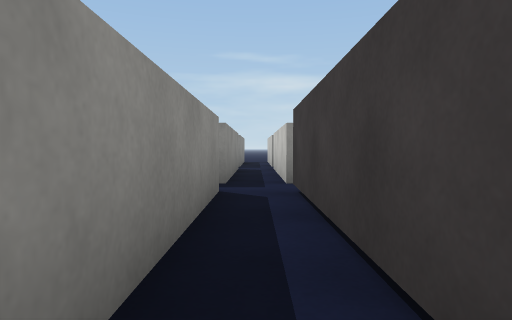
view 1 (above)

17 first-person views from a walk through a 3-D level made in the Unity game engine. The camera is 0.58 m above the floor, tilts 2° down and sees 75° across. The floor is counted in squares, 1 m on a side. Each view is taken from the middle of a square. On the plan, view 1 faces up. The plan holds only what a view shows up to about 9 squares ahead; the rest is blank. The place goes on beyond the plan. Surface patterns are stand-ins for the level's own textures.

view 2
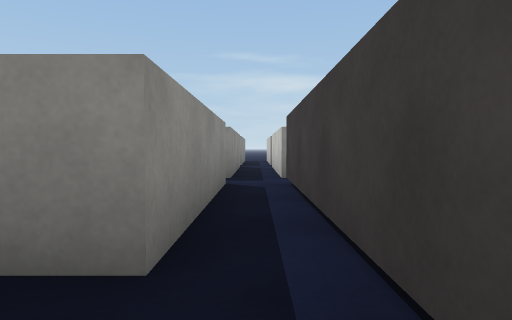

view 3
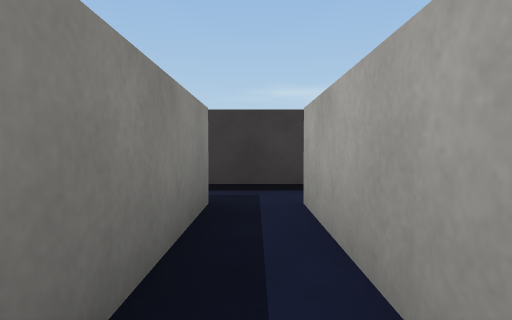

view 4
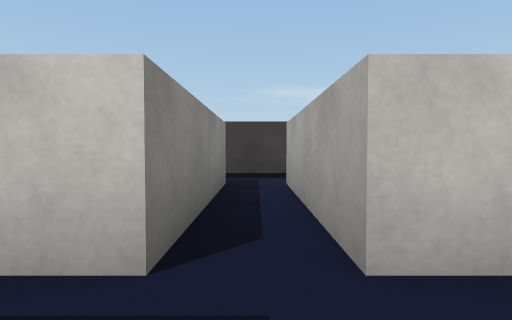

view 5
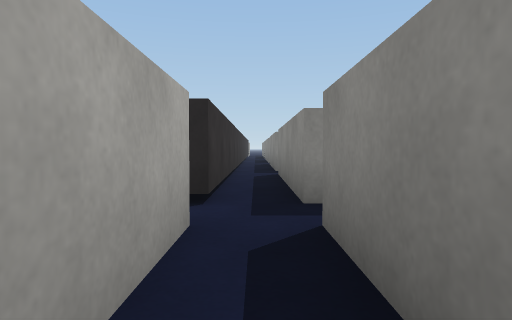

view 6
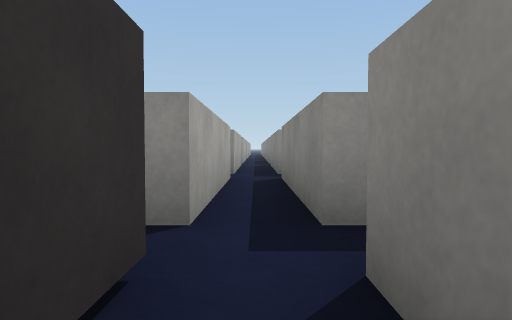

view 7
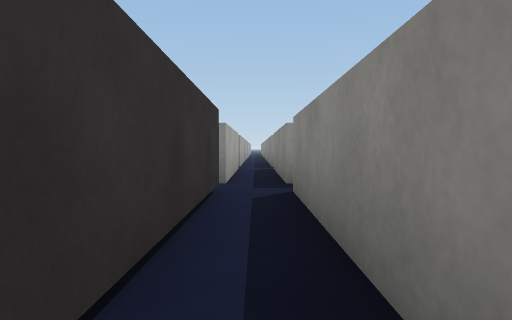

view 8
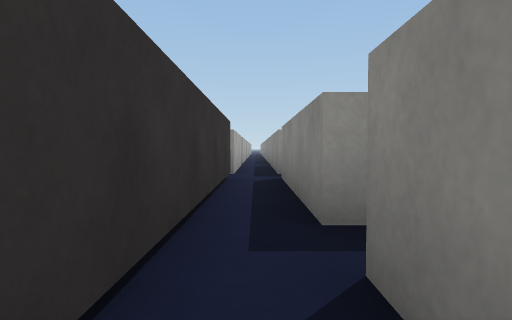

view 9
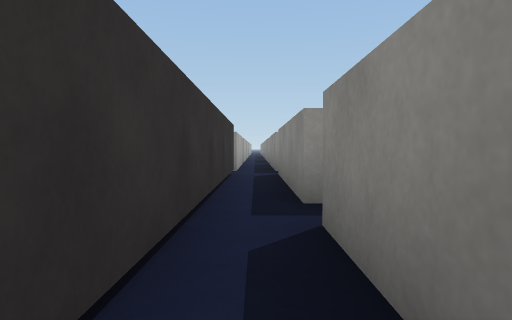

view 10
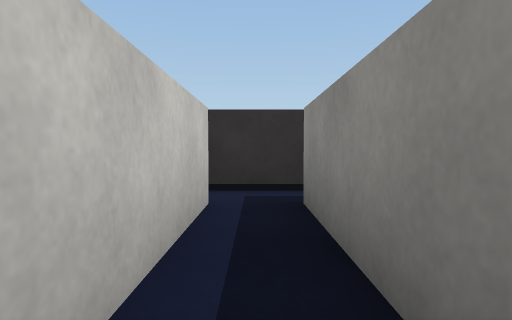

view 11
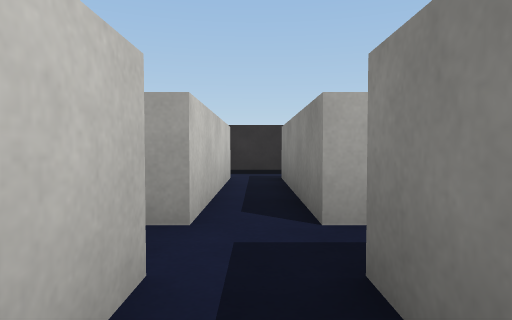

view 12
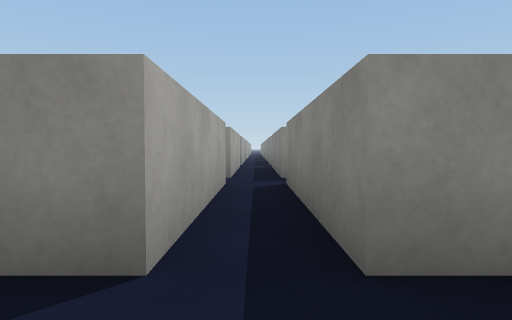

view 13
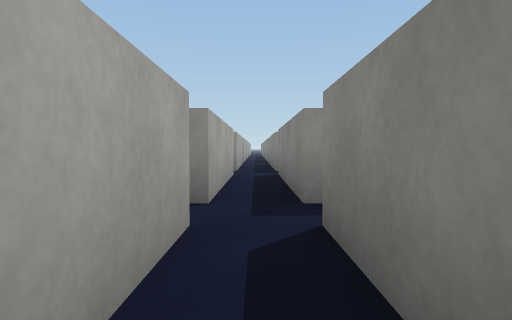

view 14
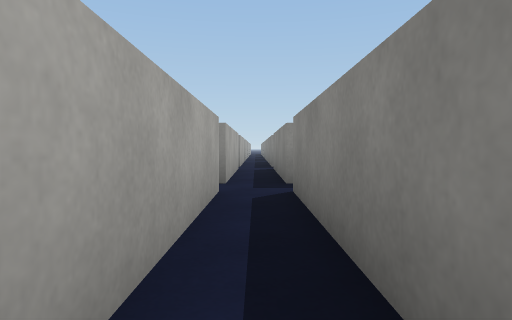

view 15
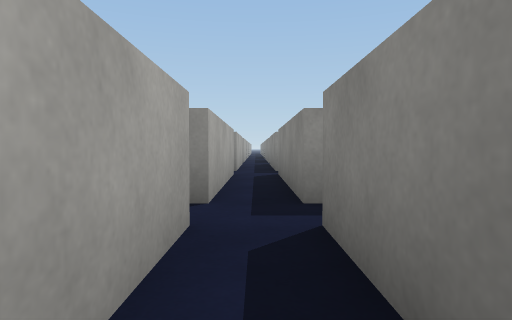

view 16
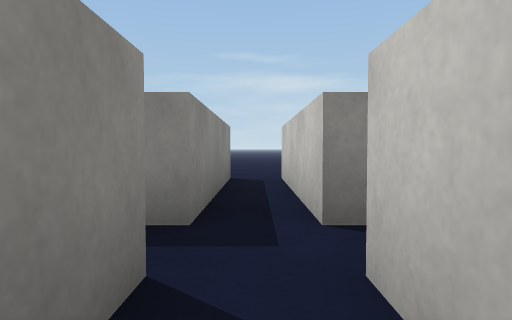

view 17
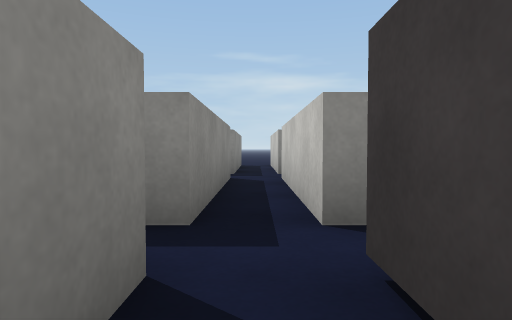

### Floor plan
Ten units are one square. View 1 is at (0, 0); x grows to the right and y downward. Boxes are objects, and circles mark ways between rooms. Rooms are numbered by the first view taken in them; rooms with no view inside come last. Other rooms are left out.
<svg viewBox="-70 -130 165 155">
<path fill="none" stroke="#000" d="M-5 -5 -45 -5M5 8 5 -4M-45 5 -5 5M-45 12 -45 5M-65 5 -55 5M-55 -5 -65 -5M45 -55 5 -55M5 -45 54 -45M74 -55 55 -55M54 -45 74 -45M55 -105 55 -125M45 -125 45 -105 5 -105M5 -95 45 -95 45 -55M55 -55 55 -95M74 -105 55 -105M55 -95 74 -95M-5 -55 -45 -55M-45 -45 -5 -45 -5 -5M5 -4 5 -45M5 -105 5 -118M-5 -119 -5 -105 -42 -105M-44 -95 -5 -95 -5 -55M5 -55 5 -95"/>
<circle cx="-40" cy="0" r="3" fill="#2a7"/>
<circle cx="0" cy="-10" r="3" fill="#2a7"/>
<circle cx="60" cy="-50" r="3" fill="#2a7"/>
<circle cx="50" cy="-60" r="3" fill="#2a7"/>
<circle cx="10" cy="-50" r="3" fill="#2a7"/>
<circle cx="60" cy="-100" r="3" fill="#2a7"/>
<circle cx="10" cy="-100" r="3" fill="#2a7"/>
<circle cx="0" cy="-60" r="3" fill="#2a7"/>
<text x="-10" y="0">1</text>
<text x="-50" y="20">2</text>
<text x="30" y="-50">3</text>
<text x="80" y="-50">4</text>
<text x="40" y="-100">5</text>
<text x="90" y="-100">6</text>
<text x="-10" y="-50">7</text>
<text x="-10" y="-100">8</text>
</svg>
Room 1 opens to room 2. Room 1 opens to room 7. Room 3 opens to room 4. Room 3 opens to room 5. Room 3 opens to room 7. Room 5 opens to room 6. Room 5 opens to room 8. Room 7 opens to room 8.

Where each view was taken, in squares from view 1:
view 1: 0 up, 0 right, facing up
view 2: 1 down, 0 right, facing up
view 3: 0 up, 4 left, facing right
view 4: 0 up, 6 left, facing right
view 5: 0 up, 2 left, facing left
view 6: 5 up, 2 right, facing left
view 7: 5 up, 5 right, facing left
view 8: 5 up, 7 right, facing left
view 9: 5 up, 8 right, facing left
view 10: 9 up, 5 right, facing down
view 11: 12 up, 5 right, facing down
view 12: 10 up, 6 right, facing left
view 13: 10 up, 3 right, facing left
view 14: 10 up, 5 right, facing left
view 15: 10 up, 8 right, facing left
view 16: 8 up, 5 right, facing up
view 17: 3 up, 0 right, facing up
